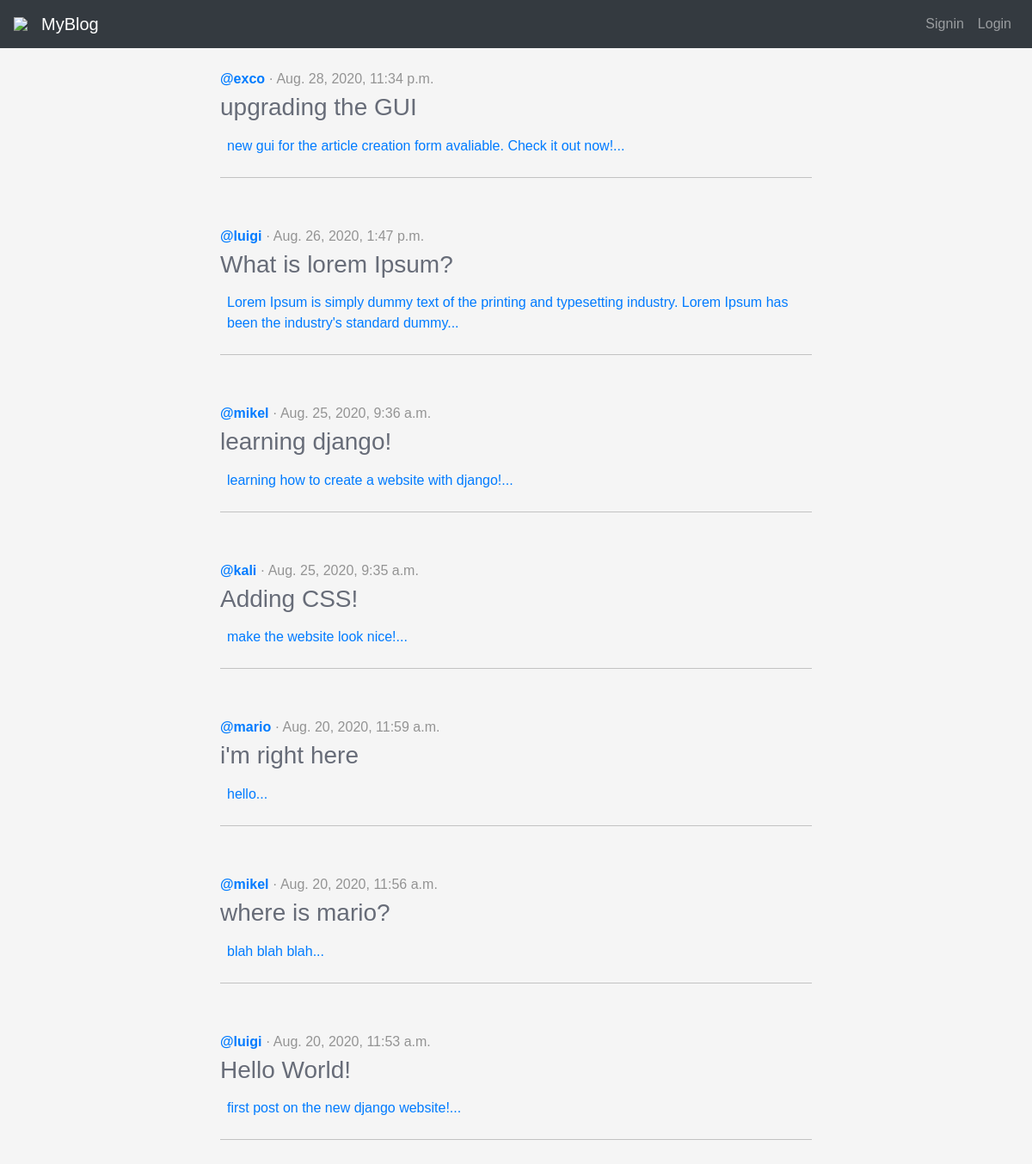
The page /articles/ on the database as committed earlier.
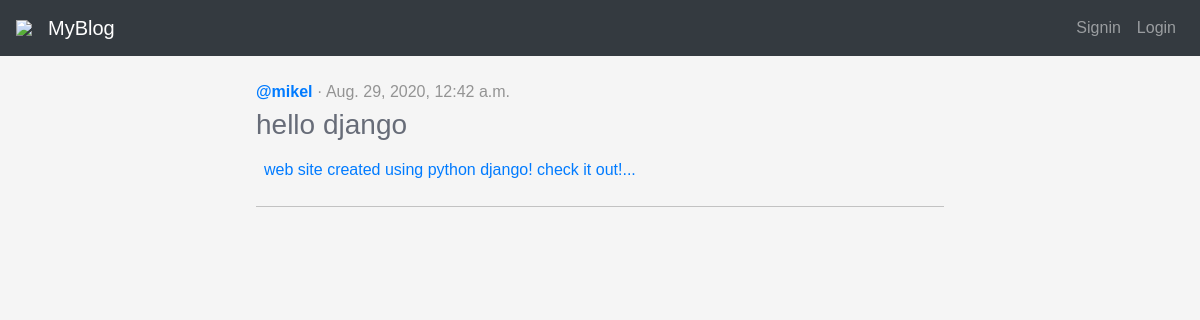
The same page on the database as committed later.
### articles/models.py (models this page shows, shortened)
class Article(models.Model):
    title = models.CharField(max_length=100)
    slug = models.SlugField()
    body = models.TextField()
    date = models.DateTimeField(auto_now_add=True)
    thumb = models.ImageField(default='default.png', blank=True)
    author = models.ForeignKey(User, default=None, on_delete=models.CASCADE)
    def snippet(self):
        return self.body[:125] + "..."

### articles/views.py (the view)
def article_list(request):
    articles = Article.objects.all().order_by("-date")
    return render(request, "articles/articles.html", {"articles": articles})

### articles/templates/articles/articles.html
{% extends 'base.html' %}
{% block content %}
<div class="article-list">
    {% for article in articles %}
        <div class="article">
            <a href="{% url 'articles:detail' slug=article.slug %}">
                <span class="article-auth">@{{article.author}}</span><span class="article-date"> · {{article.date}}</span>
                <h3 class="mt-1">{{article.title}}</h3>
                <p>{{article.snippet}}</p>
                <hr>
            </a>
        </div>
    {% endfor %}
</div>
{% endblock %}

### templates/base.html (shortened to what this page needs)
{% load static from staticfiles %}
<html>
    <head>
        <link rel="stylesheet" href="{% static 'bootstrap/css/bootstrap.css' %}">
        <link rel="stylesheet" href="{% static 'bootstrap/css/bootstrap-grid.css' %}">
        <link rel="stylesheet" href="{% static 'bootstrap/css/bootstrap.min.css' %}">
        <link rel="stylesheet" href="{% static 'bootstrap/css/bootstrap-reboot.css' %}">
        <link rel="stylesheet" href="{% static 'bootstrap/css/bootstrap-reboot.min.css' %}">
        <link rel="stylesheet" href="{% static 'styles.css' %}">
    </head>
    <body>
        <div class="wrapper">
            <nav class="navbar navbar-expand-lg navbar-dark bg-dark">
                <img class="mr-3" href="{% url 'home' %}" src="https://img.icons8.com/fluent/48/000000/globe-earth.png"/>
                <a class="navbar-brand" href="{% url 'home' %}">MyBlog</a>
                <div class="collapse navbar-collapse" id="navbarburger">
                    {% if user.is_authenticated %}
                        <form class="form-inline my-2 my-md-0" action="{% url 'accounts:logout' %}" method="post">
                            <ul class="navbar-nav mr-auto">
                                <li class="nav-item mr-3"><a id="new_article_btn" class="nav-link" href="{% url 'articles:create' %}">New Article</a></li>
                            </ul>
                            {% csrf_token %}
                            <button class="btn btn-primary my-2 my-sm-0" type="submit">Logout</button>
                        </form>
                    {% else %}
                        <ul class="navbar-nav">
                            <li class="nav-item"><a class="nav-link" href="{% url 'accounts:signup' %}">Signin</a></li>
                            <li class="nav-item"><a class="nav-link" href="{% url 'accounts:login' %}">Login</a></li>
                        </ul>
                    {% endif %}
                </div>
            </nav>
            {% block content %}
            {% endblock %}
        </div>
    </body>
</html>

### assets/styles.css (style rules this page uses)
body, input[type="text"], button { color: #333; font-family: Cambria, Georgia; }
body, html { margin: 0; padding: 0; background-color: #f5f5f5; }
* { font-family: Arial, Helvetica, sans-serif; }
h3 { color: #676C78; font-family: Arial, Helvetica, sans-serif; font-weight: inherit; }
.article-list { height: 92%; overflow: scroll; overflow-x: hidden; }
.article { cursor: pointer; position: relative; left: 0; padding: 1em; height: auto; margin: 0 auto; margin-top: 0.5em; width: 60%; }
.article p { border-radius: 4px; padding: .5em; }
hr { height: 1px; background-color: rgb(194, 194, 194); border: none; }
.article-auth { font-weight: bold; }
.article-date { font-weight: lighter; color: rgba(0, 0, 0, 0.4); }
nav div { float: right; display: flex; align-items: right; justify-content: right; }

Rows that differ between the two databases and show on the page:
removed Article: author "exco", date "Aug. 28, 2020, 11:34 p.m.", title "upgrading the GUI", snippet "new gui for the article creation form avaliable. Check it out now!..."
removed Article: author "luigi", date "Aug. 26, 2020, 1:47 p.m.", title "What is lorem Ipsum?", snippet "Lorem Ipsum is simply dummy text of the printing and typesetting industry. Lorem Ipsum has been the industry's standard dummy..."
removed Article: author "mikel", date "Aug. 25, 2020, 9:36 a.m.", title "learning django!", snippet "learning how to create a website with django!..."
removed Article: author "kali", date "Aug. 25, 2020, 9:35 a.m.", title "Adding CSS!", snippet "make the website look nice!..."
removed Article: author "mario", date "Aug. 20, 2020, 11:59 a.m.", title "i'm right here", snippet "hello..."
removed Article: author "mikel", date "Aug. 20, 2020, 11:56 a.m.", title "where is mario?", snippet "blah blah blah..."
removed Article: author "luigi", date "Aug. 20, 2020, 11:53 a.m.", title "Hello World!", snippet "first post on the new django website!..."
added Article: author "mikel", date "Aug. 29, 2020, 12:42 a.m.", title "hello django", snippet "web site created using python django! check it out!..."
